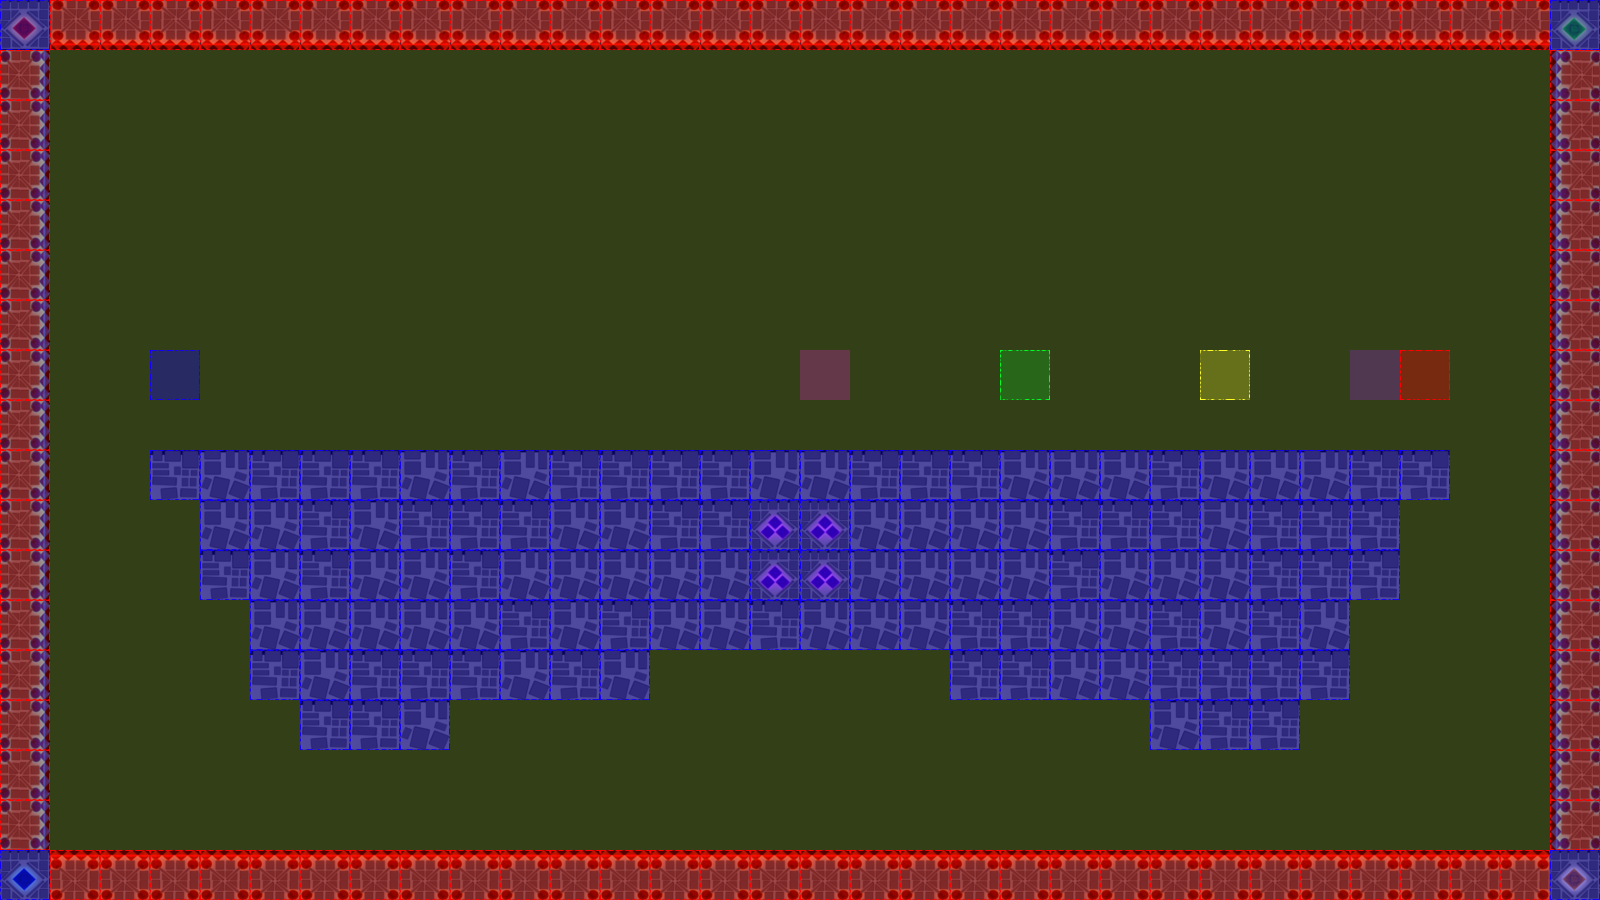

A 2D game scene composited from a Tiled map and its tileset images. What follows is a short description and the map's XML, with each tile layer's data collapsed to a summary:
An orthogonal 32x18 tile map with 50x50 px tiles, 3 tile layers (terrain, collision, event), 2 tilesets.

<map version="1.0" orientation="orthogonal" renderorder="left-up" width="32" height="18" tilewidth="50" tileheight="50" nextobjectid="3">
 <tileset firstgid="1" name="castleTile" tilewidth="50" tileheight="50" tilecount="36" columns="6">
  <image source="tiles/castleTile.png" width="300" height="300" />
 </tileset>
 <tileset firstgid="37" name="collisionTile" tilewidth="50" tileheight="50" tilecount="12" columns="3">
  <image source="tiles/collisionTile.png" width="150" height="200" />
 </tileset>
 <layer name="terrain" width="32" height="18">
  <data>[576 cells, 214 non-empty, 11 distinct tile ids]</data>
 </layer>
 <layer name="collision" width="32" height="18">
  <data>[576 cells, 576 non-empty, 3 distinct tile ids]</data>
 </layer>
 <layer name="event" width="32" height="18">
  <data>[576 cells, 6 non-empty, 6 distinct tile ids]</data>
 </layer>
</map>
